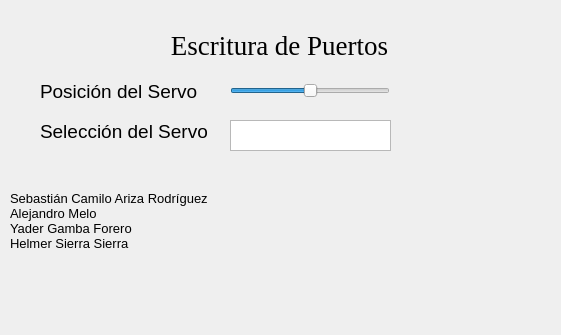
<?xml version="1.0" encoding="UTF-8"?>
<ui version="4.0">
 <class>Dialog</class>
 <widget class="QDialog" name="Dialog">
  <property name="geometry">
   <rect>
    <x>0</x>
    <y>0</y>
    <width>561</width>
    <height>335</height>
   </rect>
  </property>
  <property name="windowTitle">
   <string>Calculadora</string>
  </property>
  <property name="layoutDirection">
   <enum>Qt::LeftToRight</enum>
  </property>
  <property name="sizeGripEnabled">
   <bool>false</bool>
  </property>
  <property name="modal">
   <bool>false</bool>
  </property>
  <widget class="QLabel" name="title_window">
   <property name="geometry">
    <rect>
     <x>34</x>
     <y>30</y>
     <width>491</width>
     <height>31</height>
    </rect>
   </property>
   <property name="font">
    <font>
     <family>Georgia</family>
     <pointsize>20</pointsize>
    </font>
   </property>
   <property name="layoutDirection">
    <enum>Qt::LeftToRight</enum>
   </property>
   <property name="autoFillBackground">
    <bool>false</bool>
   </property>
   <property name="text">
    <string>Escritura de Puertos</string>
   </property>
   <property name="alignment">
    <set>Qt::AlignCenter</set>
   </property>
  </widget>
  <widget class="QLabel" name="label">
   <property name="geometry">
    <rect>
     <x>10</x>
     <y>170</y>
     <width>211</width>
     <height>101</height>
    </rect>
   </property>
   <property name="font">
    <font>
     <family>Arial</family>
     <pointsize>10</pointsize>
    </font>
   </property>
   <property name="text">
    <string>Sebastián Camilo Ariza Rodríguez
Alejandro Melo
Yader Gamba Forero
Helmer Sierra Sierra</string>
   </property>
  </widget>
  <widget class="QLabel" name="label_2">
   <property name="geometry">
    <rect>
     <x>230</x>
     <y>180</y>
     <width>310</width>
     <height>121</height>
    </rect>
   </property>
   <property name="text">
    <string/>
   </property>
   <property name="pixmap">
    <pixmap resource="logo.qrc">:/images/logo.png</pixmap>
   </property>
  </widget>
  <widget class="QSlider" name="posicion">
   <property name="geometry">
    <rect>
     <x>230</x>
     <y>80</y>
     <width>160</width>
     <height>22</height>
    </rect>
   </property>
   <property name="maximum">
    <number>180</number>
   </property>
   <property name="singleStep">
    <number>5</number>
   </property>
   <property name="pageStep">
    <number>5</number>
   </property>
   <property name="value">
    <number>90</number>
   </property>
   <property name="sliderPosition">
    <number>90</number>
   </property>
   <property name="orientation">
    <enum>Qt::Horizontal</enum>
   </property>
  </widget>
  <widget class="QLabel" name="label_3">
   <property name="geometry">
    <rect>
     <x>40</x>
     <y>80</y>
     <width>159</width>
     <height>22</height>
    </rect>
   </property>
   <property name="font">
    <font>
     <family>Arial</family>
     <pointsize>14</pointsize>
    </font>
   </property>
   <property name="text">
    <string>Posición del Servo</string>
   </property>
  </widget>
  <widget class="QLabel" name="label_4">
   <property name="geometry">
    <rect>
     <x>40</x>
     <y>120</y>
     <width>181</width>
     <height>22</height>
    </rect>
   </property>
   <property name="font">
    <font>
     <family>Arial</family>
     <pointsize>14</pointsize>
    </font>
   </property>
   <property name="text">
    <string>Selección del Servo</string>
   </property>
  </widget>
  <widget class="QTextEdit" name="textEdit">
   <property name="geometry">
    <rect>
     <x>230</x>
     <y>120</y>
     <width>161</width>
     <height>31</height>
    </rect>
   </property>
   <property name="font">
    <font>
     <family>Arial</family>
     <pointsize>12</pointsize>
    </font>
   </property>
  </widget>
 </widget>
 <resources>
  <include location="logo.qrc"/>
 </resources>
 <connections/>
</ui>
